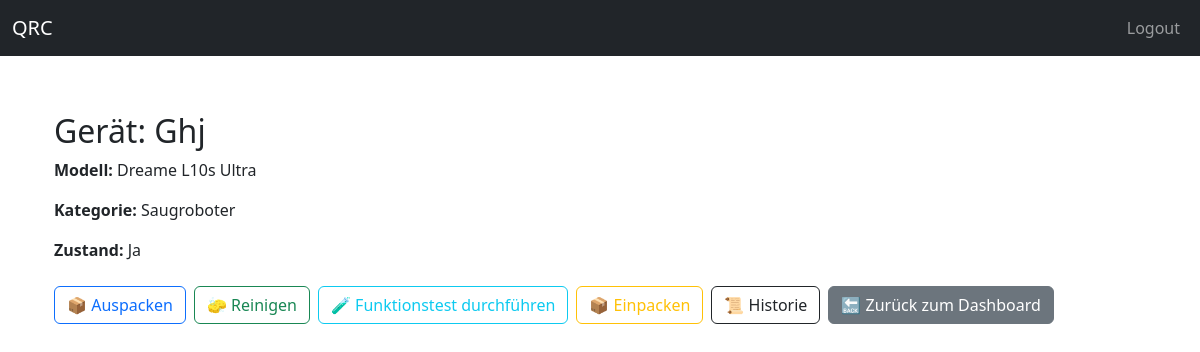
The app's page /geraete/geraet/Ghj (signed in) with its own data.
### models/geraet_db.py (models this page shows)
class Geraet(db.Model):
    __tablename__ = "geraete"
    id = db.Column(db.Integer, primary_key=True)
    qrcode = db.Column(db.String, unique=True, nullable=False)
    modell_id = db.Column(db.Integer, db.ForeignKey("modell.id"), nullable=False)
    zustand_id = db.Column(db.Integer, db.ForeignKey("zustaende.id"), nullable=False)
    benutzer_id = db.Column(db.Integer, db.ForeignKey("benutzer.id"), nullable=False)
    modell = db.relationship("Modell", back_populates="geraete")
    zustand = db.relationship("Zustand")
    benutzer = db.relationship("Benutzer", backref="geraete")
    historie = db.relationship("Historie", backref="geraet", lazy=True)
    module = db.relationship("Modul", back_populates="geraet", cascade="all, delete-orphan")
    teile = db.relationship("Teil", back_populates="geraet")
    testdurchlaeufe = db.relationship("GeraeteTestDurchlauf", back_populates="geraet", cascade="all, delete-orphan")

### models/modell_db.py (models this page shows, shortened)
class Modell(db.Model):
    __tablename__ = "modell"
    id = db.Column(db.Integer, primary_key=True, index=True)
    name = db.Column(db.String(100), unique=True, nullable=False, index=True)
    kategorie_id = db.Column(db.Integer, db.ForeignKey("kategorie.id"), nullable=False)
    kategorie = db.relationship("Kategorie", back_populates="modelle")
    geraete = db.relationship("Geraet", back_populates="modell")
    module = db.relationship(Modul, back_populates="modell", cascade="all, delete-orphan")

### models/kategorie_db.py (models this page shows, shortened)
class Kategorie(db.Model):
    __tablename__ = "kategorie"
    id = db.Column(db.Integer, primary_key=True)
    name = db.Column(db.String(100), nullable=False, unique=True)
    modelle = db.relationship("Modell", back_populates="kategorie", lazy=True)

### models/zustand_db.py (models this page shows, shortened)
class Zustand(Base):
    __tablename__ = "zustaende"
    id = Column(Integer, primary_key=True)
    value = Column(String, nullable=False)
    kategorie = Column(String, nullable=False)  # z. B. "Anwesenheit", "Sauberkeit", "Funktioniert"
    __table_args__ = (
        UniqueConstraint("value", "kategorie", name="uix_value_kategorie"),
    )

### app/routes/geraete_routes.py (the view)
@geraete_bp.route("/geraet/<qrcode>", endpoint="geraet_seite")
@login_required
def geraet_seite(qrcode):
    geraet = GeraetDB.query.filter_by(qrcode=qrcode).first_or_404()
    return render_template("geraet.html", geraet=geraet)

### app/app.py (called while the page is built)
@login_manager.user_loader
def load_user(user_id):
    return Benutzer.query.get(int(user_id))

### app/templates/geraet.html
{% extends "base.html" %}
{% block content %}
<div class="container mt-5">
  <h2>Gerät: {{ geraet.qrcode }}</h2>
  <p><strong>Modell:</strong> {{ geraet.modell.name }}</p>
  <p><strong>Kategorie:</strong> {{ geraet.modell.kategorie.name }}</p>
  <p><strong>Zustand:</strong> {{ geraet.zustand.value }}</p>
  <div class="mt-4 d-flex flex-wrap gap-2">
    <a href="{{ url_for('auspacken.anzeigen', geraet_id=geraet.id) }}" class="btn btn-outline-primary">📦 Auspacken</a>
    <a href="{{ url_for('reinigen.anzeigen', geraet_id=geraet.id) }}" class="btn btn-outline-success">🧽 Reinigen</a>
    <a href="{{ url_for('funktionstest.anzeigen', geraet_id=geraet.id) }}" class="btn btn-outline-info">🧪 Funktionstest durchführen</a>
    <a href="{{ url_for('einpacken.anzeigen', geraet_id=geraet.id) }}" class="btn btn-outline-warning">📦 Einpacken</a>
    <a href="{{ url_for('geraete.geraet_historie', qrcode=geraet.qrcode) }}" class="btn btn-outline-dark">📜 Historie</a>
    <a href="{{ url_for('benutzer.dashboard') }}" class="btn btn-secondary">🔙 Zurück zum Dashboard</a>
  </div>
</div>
{% endblock %}

### app/templates/base.html (style rules this page uses)
body { padding-top: 4rem; }

### records on screen
Geraet: qrcode "Ghj"
Modell: modell.name "Dreame L10s Ultra"
Kategorie: modell.kategorie.name "Saugroboter"
Zustand: zustand.value "Ja"
